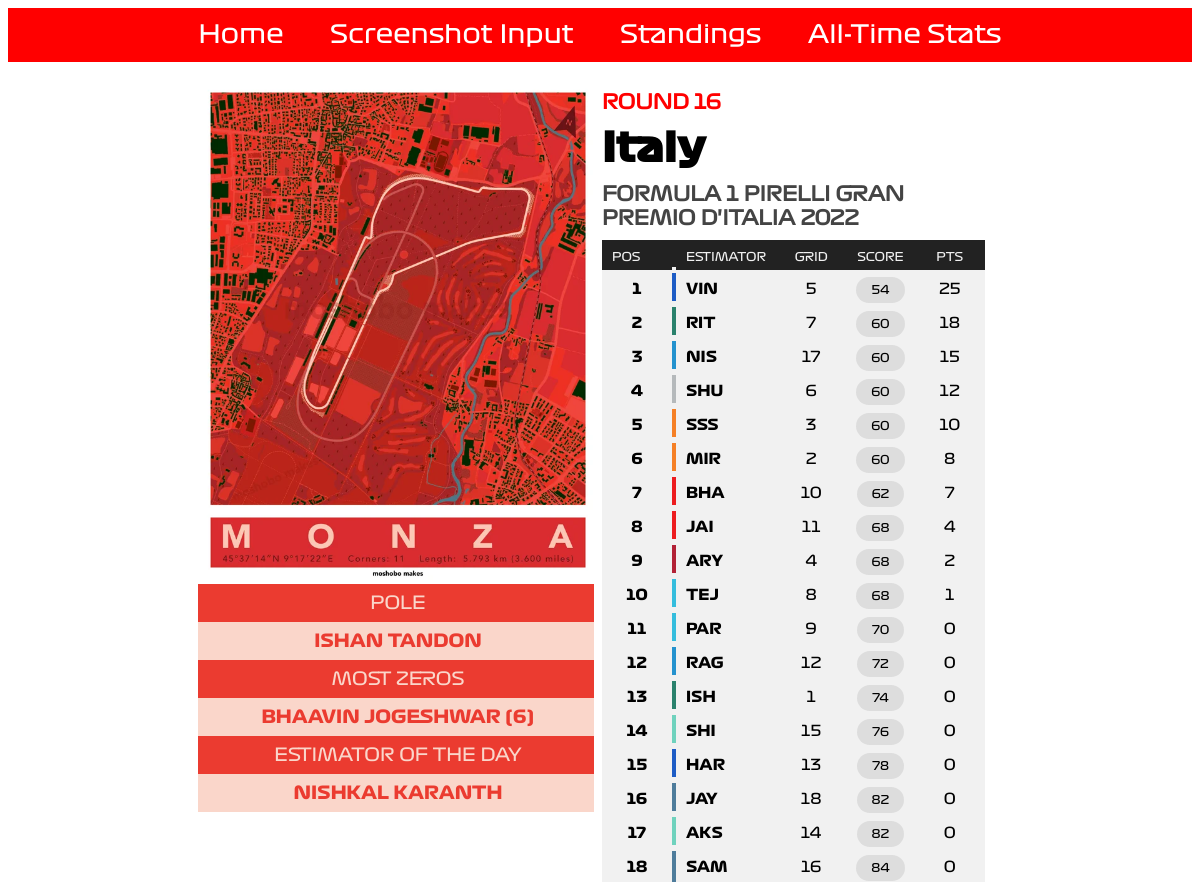
The app's page /results/ITA22/ with its own data.
### input_portal/models.py (models this page shows, shortened)
class results_info(models.Model):
    racecode = models.ForeignKey(results_racecodes, on_delete=models.CASCADE)
    shikulu = models.CharField(max_length = 24)
    pole = models.CharField(max_length = 65)
    eotd = models.CharField(max_length = 65)
    sprint_king = models.CharField(max_length = 65)
    most_zeros = models.CharField(max_length = 65)
    no_zeros = models.IntegerField()
    col_one = models.CharField(max_length = 7)
    col_two = models.CharField(max_length = 7)

class results_racecodes(models.Model):
    racecode = models.CharField(max_length = 5, unique = True)
    year = models.IntegerField()
    round_no = models.IntegerField()
    track_png = models.CharField(max_length = 24)
    country = models.CharField(max_length = 32)
    race_name = models.CharField(max_length = 128)
    sprint = models.IntegerField()

class results_data(models.Model):
    racecode = models.ForeignKey(results_racecodes, on_delete=models.CASCADE)
    pos = models.IntegerField()
    estimator = models.CharField(max_length = 4)
    team_color = models.CharField(max_length = 7)
    grid = models.CharField(max_length=2)
    score = models.IntegerField()
    pts = models.FloatField()

### input_portal/views.py (the view, shortened to what this page needs)
# urls.py: path('results/<str:racecode>/', views.ResultsView, name='results'),
def ResultsView(request, racecode):
    R = results_racecodes.objects.filter(racecode= racecode)
    if (len(R) == 0):
        return render (request, 'noresult.html')
    r = results_info.objects.filter(racecode__racecode= racecode)
    D = results_data.objects.filter(racecode__racecode= racecode).order_by('pos')
    if R[0].sprint == 0:
        results_dict={"year": R[0].year, "rn": R[0].round_no, "country": R[0].country, "name": R[0].race_name, "shikulu": r[0].shikulu, "pole": r[0].pole, "eotd": r[0].eotd, "mz": r[0].most_zeros, "nz": r[0].no_zeros, "co": r[0].col_one, "ct": r[0].col_two, "p1": D[0], "p2": D[1], "p3":D[2], "pr":D[3:]}
        return render (request, 'results.html', context = results_dict)

### input_portal/templates/input_portal/results.html
<!DOCTYPE html>
{% extends "input_portal/base.html" %}
{% load static %}
{% block body_block %}
  <center>
    <div class="resultImageCol">
      <img src = "{% static '/images/' %}{{ shikulu }}" class="shikulu">
      <div style="background-color: {{ co }}; color: {{ ct }}" class="resultImageTableTop"> POLE </div>
      <div style="background-color: {{ ct }}; color: {{ co }}" class="resultImageTableBottom"> {{ pole|upper }} </div>
      <div style="background-color: {{ co }}; color: {{ ct }}" class="resultImageTableTop"> MOST ZEROS </div>
      <div style="background-color: {{ ct }}; color: {{ co }}" class="resultImageTableBottom"> {{ mz|upper }} ({{ nz }}) </div>
      <div style="background-color: {{ co }}; color: {{ ct }}" class="resultImageTableTop"> ESTIMATOR OF THE DAY </div>
      <div style="background-color: {{ ct }}; color: {{ co }}" class="resultImageTableBottom"> {{ eotd|upper }} </div>
    </div>
    <div class="resultTableCol">
    <h5> ROUND {{ rn }}</h5>
    <h3> {{ country }} </h3>
    <h4> {{ name }} {{ year }}</h4>
    <table class="result_leaderboard">
      <thead>
        <td class="leaderHead"> POS </td>
        <td class="leader_teamcolor2 leaderHead"></td>
        <td class="leaderHead"> ESTIMATOR </td>
        <td class="leaderHead tcentre"> GRID </td>
        <td class="leaderHead  tcentre"> SCORE </td>
        <td class="leaderHead tcentre"> PTS </td>
      </thead>
      <tr>
        <td class="resultpos"> {{ p1.pos }} </td>
        <td style="background-color: {{ p1.team_color }}" class="leader_teamcolor"> </td>
        <td class="abbrspan"> {{ p1.estimator }} </td>
        <td class="racepointspan"> {{ p1.grid }} </td>
        <td class="tcentre"> <span class="scorespan"> {{ p1.score }} </span> </td>
        <td <span class="racepointspan"> {{ p1.pts|floatformat:0 }} </td>
      </tr>
      <tr>
        <td class="resultpos"> {{ p2.pos }} </td>
        <td style="background-color: {{ p2.team_color }}" class="leader_teamcolor"></td>
        <td class="abbrspan"> {{ p2.estimator }} </td>
        <td class="racepointspan"> {{ p2.grid }} </td>
        <td class="tcentre"> <span class="scorespan"> {{ p2.score }} </span> </td>
        <td <span class="racepointspan"> {{ p2.pts|floatformat:0 }} </td>
      </tr>
      <tr>
        <td class="resultpos"> {{ p3.pos }} </td>
        <td style="background-color: {{ p3.team_color }};" class="leader_teamcolor"> </td>
        <td class="abbrspan"> {{ p3.estimator }} </td>
        <td class="racepointspan"> {{ p3.grid }} </td>
        <td class="tcentre"> <span class="scorespan"> {{ p3.score }} </span> </td>
        <td <span class="racepointspan"> {{ p3.pts|floatformat:0 }} </td>
      </tr>
      {% for p in pr %}
        <tr>
          <td class="resultpos"> {{ p.pos }} </td>
          <td style="background-color: {{ p.team_color }}" class="leader_teamcolor"> </td>
          <td class="abbrspan"> {{ p.estimator }} </td>
          <td class="racepointspan"> {{ p.grid }} </td>
          <td class="tcentre"> <span class="scorespan"> {{ p.score }} </span> </td>
          <td <span class="racepointspan"> {{ p.pts|floatformat:0 }} </td>
        </tr>
      {% endfor %}
    </table>
    </div>
  </center>
{% endblock %}

### static/css/formulaone.css (style rules this page uses)
h3 { color: black; text-align: left; font-family: f1bold; font-size: 40px; margin-top: 10px; margin-bottom: 10px; }
h4 { color: #444444; text-align: left; font-family: f1reg; font-size: 20px; margin-top: 10px; margin-bottom: 10px; }
h5 { color: red; text-align: left; font-family: f1reg; font-size: 20px; margin-top: 10px; margin-bottom: 10px; }
.tcentre { text-align: center; }
table { border-collapse: collapse; border-radius: 5px; border-style: hidden; box-shadow: 0 0 0 8px white; }
td { padding-top: 6px; padding-bottom: 6px; padding-right: 10px; padding-left: 10px; }
.resultTable, td { background-color: #f1f1f1; padding-top: 10px; }
.resultImageCol { display: inline-block; }
.resultTableCol { display: inline-block; vertical-align: top; text-align: left; width: 400px; }
.shikulu { width: 400px; }
.resultImageTableTop { font-family: f1reg; font-size: 18px; padding-top: 8px; padding-bottom: 8px; width: 400px; }
.resultImageTableBottom { font-family: f1bold; font-size: 18px; padding-top: 8px; padding-bottom: 8px; width: 400px; }
.leaderHead { background-color: #222222; color: #f1f1f1; font-size: 12px; font-family: f1reg; }
.leader_teamcolor { padding-right: 0px; padding-left: 0px; border-top: 6px solid #f1f1f1; border-bottom: 6px solid #f1f1f1; margin-left: 0px; margin-right: 0px; width: 4px; }
.leader_teamcolor2 { padding-right: 0px; padding-left: 0px; margin-left: 0px; margin-right: 0px; width: 4px; }
.racepointspan { font-family: f1reg; font-size: 15px; width: 50px; text-align: center; }
.abbrspan { font-family: f1bold; font-size: 15px; width: 30px; }
.resultpos { font-family: f1bold; text-align: center; font-size: 15px; width: 50px; }
.scorespan { background-color: #DDDDDD; padding-left: 15px; padding-right: 15px; padding-top: 7px; padding-bottom:7px; border-radius: 14px; font-family: f1reg; font-size: 12px }

### records on screen
results_info: shikulu (picture), pole "ISHAN TANDON", most_zeros "BHAAVIN JOGESHWAR", eotd "NISHKAL KARANTH"
results_racecodes: country "Italy", race_name "FORMULA 1 PIRELLI GRAN PREMIO D'ITALIA"
results_data: pos "1", estimator "VIN", grid "5", score "54", pts "25"
results_data: pos "2", estimator "RIT", grid "7", score "60", pts "18"
results_data: pos "3", estimator "NIS", grid "17", score "60", pts "15"
results_data: pos "4", estimator "SHU", grid "6", score "60", pts "12"
results_data: pos "5", estimator "SSS", grid "3", score "60", pts "10"
results_data: pos "6", estimator "MIR", grid "2", score "60", pts "8"
results_data: pos "7", estimator "BHA", grid "10", score "62", pts "7"
results_data: pos "8", estimator "JAI", grid "11", score "68", pts "4"
results_data: pos "9", estimator "ARY", grid "4", score "68", pts "2"
results_data: pos "10", estimator "TEJ", grid "8", score "68", pts "1"
results_data: pos "11", estimator "PAR", grid "9", score "70", pts "0"
results_data: pos "12", estimator "RAG", grid "12", score "72", pts "0"
results_data: pos "13", estimator "ISH", grid "1", score "74", pts "0"
results_data: pos "14", estimator "SHI", grid "15", score "76", pts "0"
results_data: pos "15", estimator "HAR", grid "13", score "78", pts "0"
results_data: pos "16", estimator "JAY", grid "18", score "82", pts "0"
results_data: pos "17", estimator "AKS", grid "14", score "82", pts "0"
results_data: pos "18", estimator "SAM", grid "16", score "84", pts "0"

### other values on screen
{{ nz }} "6"
{{ rn }} "16"
{{ year }} "2022"
